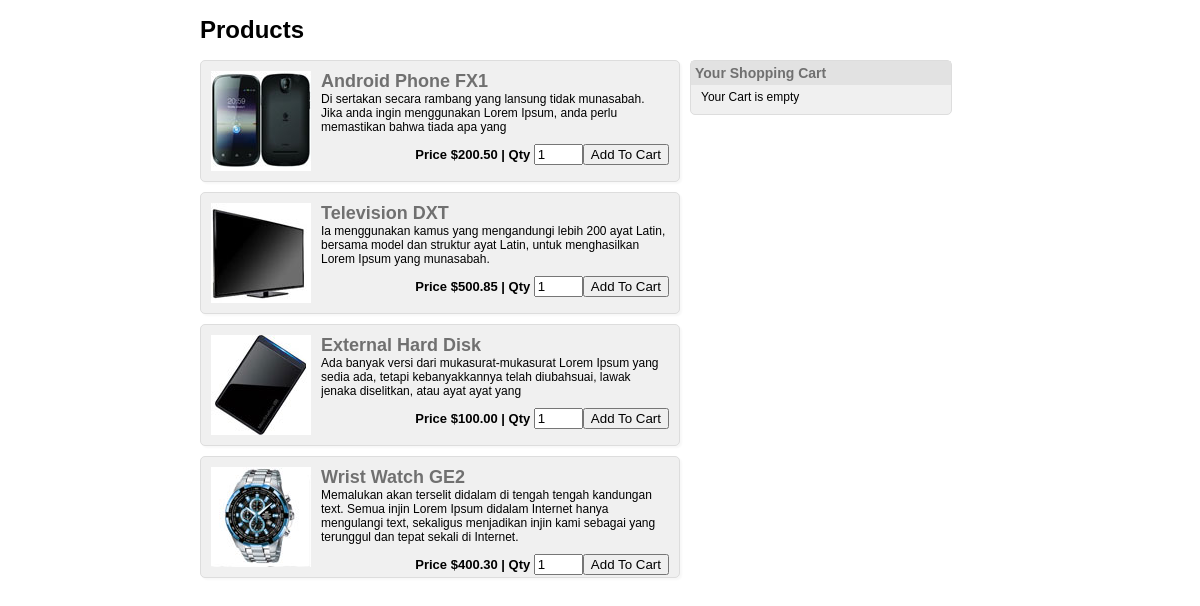
/StoreExamples/index.php, run on the app's committed database.
### tables this page shows
CREATE TABLE IF NOT EXISTS `products` (
  `id` int(11) NOT NULL AUTO_INCREMENT,
  `product_code` varchar(60) NOT NULL,
  `product_name` varchar(60) NOT NULL,
  `product_desc` tinytext NOT NULL,
  `product_img_name` varchar(60) NOT NULL,
  `price` decimal(10,2) NOT NULL,
  PRIMARY KEY (`id`),
  UNIQUE KEY `product_code` (`product_code`)
) AUTO_INCREMENT=1;

### StoreExamples/config.php (called while the page is built, shortened)
<?php
$currency = '$';
?>

### StoreExamples/index.php (the view, shortened to what this page needs)
<?php
include_once("config.php");
?>
<!DOCTYPE html>
<html>
<head>
<link href="style/style.css" rel="stylesheet" type="text/css">
</head>
<body>
<div id="products-wrapper">
    <h1>Products</h1>
    <div class="products">
    <?php
	$current_url = base64_encode($url="http://".$_SERVER['HTTP_HOST'].$_SERVER['REQUEST_URI']);
	$results = $mysqli->query("SELECT * FROM products ORDER BY id ASC");
    if ($results) {
        while($obj = $results->fetch_object())
        {
			echo '<div class="product">';
            echo '<form method="post" action="cart_update.php">';
			echo '<div class="product-thumb"><img src="images/'.$obj->product_img_name.'"></div>';
            echo '<div class="product-content"><h3>'.$obj->product_name.'</h3>';
            echo '<div class="product-desc">'.$obj->product_desc.'</div>';
            echo '<div class="product-info">';
			echo 'Price '.$currency.$obj->price.' | ';
            echo 'Qty <input type="text" name="product_qty" value="1" size="3" />';
			echo '<button class="add_to_cart">Add To Cart</button>';
			echo '</div></div>';
            echo '</form>';
            echo '</div>';
        }
    }
    ?>
    </div>
<div class="shopping-cart">
<h2>Your Shopping Cart</h2>
<?php
if(isset($_SESSION["products"]))
{
    $total = 0;
    echo '<ol>';
    foreach ($_SESSION["products"] as $cart_itm)
    {
        echo '<li class="cart-itm">';
        echo '<span class="remove-itm"><a href="cart_update.php?removep='.$cart_itm["code"].'&return_url='.$current_url.'">&times;</a></span>';
        echo '<h3>'.$cart_itm["name"].'</h3>';
        echo '<div class="p-code">P code : '.$cart_itm["code"].'</div>';
        echo '<div class="p-qty">Qty : '.$cart_itm["qty"].'</div>';
        echo '<div class="p-price">Price :'.$currency.$cart_itm["price"].'</div>';
        echo '</li>';
        $subtotal = ($cart_itm["price"]*$cart_itm["qty"]);
        $total = ($total + $subtotal);
    }
    echo '</ol>';
    echo '<span class="check-out-txt"><strong>Total : '.$currency.$total.'</strong> <a href="view_cart.php">Check-out!</a></span>';
	echo '<span class="empty-cart"><a href="cart_update.php?emptycart=1&return_url='.$current_url.'">Empty Cart</a></span>';
}else{
    echo 'Your Cart is empty';
}
?>
</div>
</div>
</body>
</html>

### StoreExamples/style/style.css (style rules this page uses)
#products-wrapper { width: 800px; margin-right: auto; margin-left: auto; font: 12px Arial, Helvetica, sans-serif; }
.products { width: 60%; float:left; margin-right: 10px; }
.product { margin-bottom: 10px; height: 100px; background: #F0F0F0; padding: 10px; border: 1px solid #DDD; border-radius: 5px; box-shadow: 2px 2px 2px #F8F8F8; }
.product .product-thumb { float: left; height: 100px; width: 100px; margin-right: 10px; }
.product .product-content { overflow:hidden; }
.product .product-content h3 { font-size: 18px; margin: 0px; padding: 0px; color: #707070; }
.product .product-info { float: right; font-size: 13px; font-weight: bold; margin-top:10px; }
.shopping-cart { width: 30%; float:left; background: #F0F0F0; padding: 10px; border: 1px solid #DDD; border-radius: 5px; }
.shopping-cart h2 { background: #E2E2E2; padding: 4px; font-size: 14px; margin: -10px -10px 5px; color: #707070; }

### data on the page
products: product_img_name (picture), product_name "Android Phone FX1", product_desc "Di sertakan secara rambang yang lansung tidak munasabah. Jika anda ingin menggunakan Lorem Ipsum, anda perlu memastikan bahwa tiada apa yang", price "200.50"
products: product_img_name (picture), product_name "Television DXT", product_desc "Ia menggunakan kamus yang mengandungi lebih 200 ayat Latin, bersama model dan struktur ayat Latin, untuk menghasilkan Lorem Ipsum yang munasabah.", price "500.85"
products: product_img_name (picture), product_name "External Hard Disk", product_desc "Ada banyak versi dari mukasurat-mukasurat Lorem Ipsum yang sedia ada, tetapi kebanyakkannya telah diubahsuai, lawak jenaka diselitkan, atau ayat ayat yang", price "100.00"
products: product_img_name (picture), product_name "Wrist Watch GE2", product_desc "Memalukan akan terselit didalam di tengah tengah kandungan text. Semua injin Lorem Ipsum didalam Internet hanya mengulangi text, sekaligus menjadikan injin kami sebagai yang terunggul dan tepat sekali di Internet.", price "400.30"
